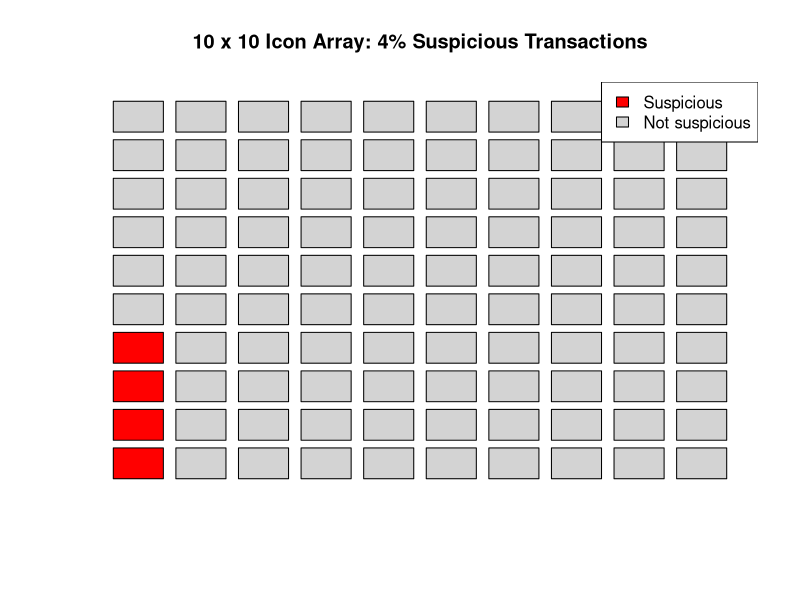

Reproduce this figure in R.
# Problem 43: Natural Frequency and Icon Array

# Probability
probability <- 0.04

# Total number of icons
total_icons <- 100

# Number of suspicious transactions
suspicious <- probability * total_icons

# Number of non-suspicious transactions
not_suspicious <- total_icons - suspicious

cat("Suspicious transactions:", suspicious, "\n")
cat("Non-suspicious transactions:", not_suspicious, "\n")


# Create 10 x 10 icon array
icons <- matrix(
  0,
  nrow = 10,
  ncol = 10
)

# First 4 icons represent suspicious transactions
icons[1, 1:4] <- 1

# Display the array
print(icons)


# Plot the 10 x 10 icon array
plot(
  1:10,
  1:10,
  type = "n",
  xlim = c(0.5, 10.5),
  ylim = c(0.5, 10.5),
  xlab = "",
  ylab = "",
  main = "10 x 10 Icon Array: 4% Suspicious Transactions",
  axes = FALSE
)

# Draw all 100 squares
for (i in 1:10) {
  for (j in 1:10) {
    if (icons[i, j] == 1) {
      rect(
        i - 0.4, j - 0.4,
        i + 0.4, j + 0.4,
        col = "red"
      )
    } else {
      rect(
        i - 0.4, j - 0.4,
        i + 0.4, j + 0.4,
        col = "lightgray"
      )
    }
  }
}

legend(
  "topright",
  legend = c("Suspicious", "Not suspicious"),
  fill = c("red", "lightgray")
)
